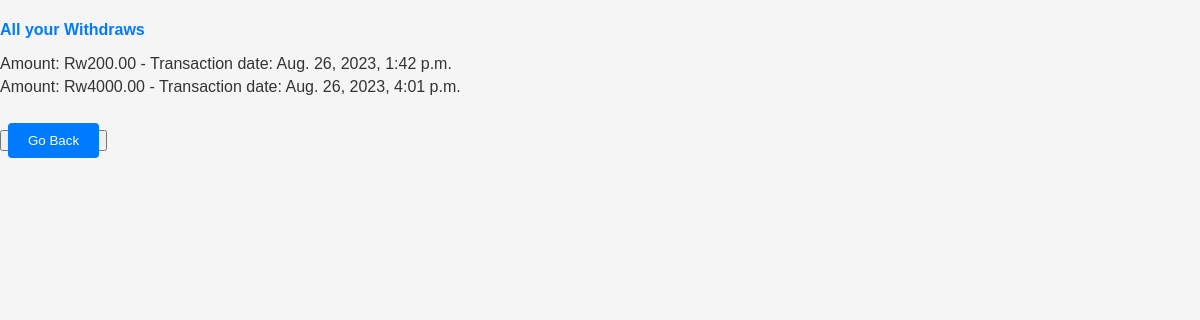
The page /realacc/transactions/withdraws/ (signed in) on the database its author committed.
### realacc/models.py (models this page shows)
class Withdraw(models.Model):
    user = models.ForeignKey(User, on_delete=models.CASCADE)
    amount = models.DecimalField(max_digits=10, decimal_places=2)
    timestamp = models.DateTimeField(auto_now_add=True)

### realacc/views.py (the view)
# urls.py: path('transactions/withdraws/', views.withdraws, name='withdraws'),
def withdraws(request):
    withdraws = Withdraw.objects.filter(user=request.user)
    return render(request, 'realacc/trans/withdraws.html', {'withdraws': withdraws})

### realacc/template/realacc/trans/withdraws.html
{% extends 'realacc/trans/base.html' %}
{% block content %}
<h4>All your Withdraws </h4>
<ul>
    {% for withdraw in withdraws %}
    <li>Amount: Rw{{ withdraw.amount }} - Transaction date: {{ withdraw.timestamp }}</li>
    {% endfor %}
</ul>
<br>
<button>
    <a href="{% url 'real_account' %}">Go Back</a>
</button>
{% endblock %}

### realacc/static/realacc/trans/main.css (style rules this page uses)
body { font-family: Arial, sans-serif; margin: 0; padding: 0; background-color: #f5f5f5; color: #333; }
h3, h4 { color: #007bff; margin-bottom: 10px; }
ul { list-style: none; padding-left: 0; }
li { margin-bottom: 5px; }
button a { text-decoration: none; color: #fff; background-color: #007bff; padding: 10px 20px; border-radius: 4px; transition: background-color 0.3s; }
a { text-decoration: none; color: #007bff; }

### rows shown on the page
Withdraw: amount "200.00", timestamp "Aug. 26, 2023, 1:42 p.m."
Withdraw: amount "4000.00", timestamp "Aug. 26, 2023, 4:01 p.m."
